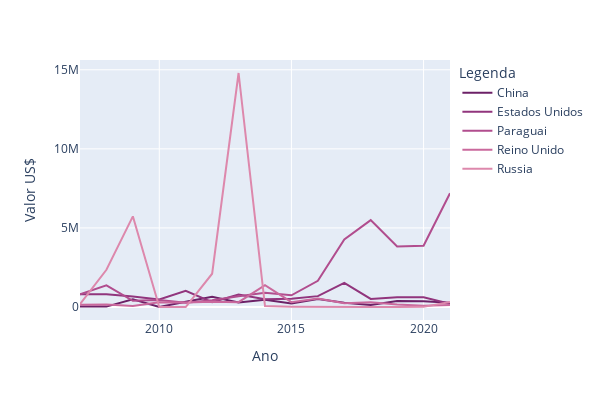

Notebook source saved alongside this figure:
### Code cell
selecao = acumulado_top_10_mercados['pais'].head().to_list()
evolucao_top_5 = dados[dados.pais.isin(selecao)]
fig_evolucao_valores_top_5_line = px.line(
    data_frame = evolucao_top_5, 
    x = 'ano', 
    y = 'valor_exportacao',
    color = 'pais',
    color_discrete_sequence=px.colors.sequential.Magenta_r,
    labels={
        'pais': 'País',
        'valor_exportacao': 'Valor US$',
        'ano': 'Ano'
    }
)
fig_evolucao_valores_top_5_line.update_layout(
    title = '', 
    legend_title = 'Legenda',
    width=600,
    height=400
)

### Figure 1 — Plotly figure (JSON) as saved in the notebook; plotly's stock layout.template omitted (floating-point values rounded to 4 significant figures)
{"data": [{"hovertemplate": "País=China<br>Ano=%{x}<br>Valor US$=%{y}<extra></extra>", "legendgroup": "China", "line": {"color": "rgb(108, 33, 103)", "dash": "solid"}, "marker": {"symbol": "circle"}, "mode": "lines", "name": "China", "orientation": "v", "showlegend": true, "type": "scatter", "x": [2007, 2008, 2009, 2010, 2011, 2012, 2013, 2014, 2015, 2016, 2017, 2018, 2019, 2020, 2021], "xaxis": "x", "y": [30390, 25926, 482400, 2358, 334867, 642177, 279956, 455340, 222866, 499622, 266086, 126336, 376828, 363000, 264116], "yaxis": "y"}, {"hovertemplate": "País=Estados Unidos<br>Ano=%{x}<br>Valor US$=%{y}<extra></extra>", "legendgroup": "Estados Unidos", "line": {"color": "rgb(145, 53, 125)", "dash": "solid"}, "marker": {"symbol": "circle"}, "mode": "lines", "name": "Estados Unidos", "orientation": "v", "showlegend": true, "type": "scatter", "x": [2007, 2008, 2009, 2010, 2011, 2012, 2013, 2014, 2015, 2016, 2017, 2018, 2019, 2020, 2021], "xaxis": "x", "y": [810038, 804607, 660066, 478630, 1030254, 303986, 786556, 494216, 524109, 687411, 1523699, 512519, 616274, 610793, 203554], "yaxis": "y"}, {"hovertemplate": "País=Paraguai<br>Ano=%{x}<br>Valor US$=%{y}<extra></extra>", "legendgroup": "Paraguai", "line": {"color": "rgb(177, 77, 142)", "dash": "solid"}, "marker": {"symbol": "circle"}, "mode": "lines", "name": "Paraguai", "orientation": "v", "showlegend": true, "type": "scatter", "x": [2007, 2008, 2009, 2010, 2011, 2012, 2013, 2014, 2015, 2016, 2017, 2018, 2019, 2020, 2021], "xaxis": "x", "y": [801519, 1374088, 392087, 449197, 276281, 428279, 680828, 908028, 741370, 1655417, 4274650, 5494321, 3826587, 3869243, 7192362], "yaxis": "y"}, {"hovertemplate": "País=Reino Unido<br>Ano=%{x}<br>Valor US$=%{y}<extra></extra>", "legendgroup": "Reino Unido", "line": {"color": "rgb(202, 105, 157)", "dash": "solid"}, "marker": {"symbol": "circle"}, "mode": "lines", "name": "Reino Unido", "orientation": "v", "showlegend": true, "type": "scatter", "x": [2007, 2008, 2009, 2010, 2011, 2012, 2013, 2014, 2015, 2016, 2017, 2018, 2019, 2020, 2021], "xaxis": "x", "y": [144244, 155076, 68788, 295690, 285642, 334856, 305005, 1373747, 308407, 536681, 242883, 296827, 164592, 82722, 122394], "yaxis": "y"}, {"hovertemplate": "País=Russia<br>Ano=%{x}<br>Valor US$=%{y}<extra></extra>", "legendgroup": "Russia", "line": {"color": "rgb(221, 136, 172)", "dash": "solid"}, "marker": {"symbol": "circle"}, "mode": "lines", "name": "Russia", "orientation": "v", "showlegend": true, "type": "scatter", "x": [2007, 2008, 2009, 2010, 2011, 2012, 2013, 2014, 2015, 2016, 2017, 2018, 2019, 2020, 2021], "xaxis": "x", "y": [173160, 2352768, 5732280, 0, 0, 2103968, 14795694, 61440, 18240, 0, 0, 0, 0, 8550, 312926], "yaxis": "y"}], "layout": {"height": 400, "legend": {"title": {"text": "Legenda"}, "tracegroupgap": 0}, "margin": {"t": 60}, "title": {"text": ""}, "width": 600, "xaxis": {"anchor": "y", "domain": [0, 1], "title": {"text": "Ano"}}, "yaxis": {"anchor": "x", "domain": [0, 1], "title": {"text": "Valor US$"}}}}
